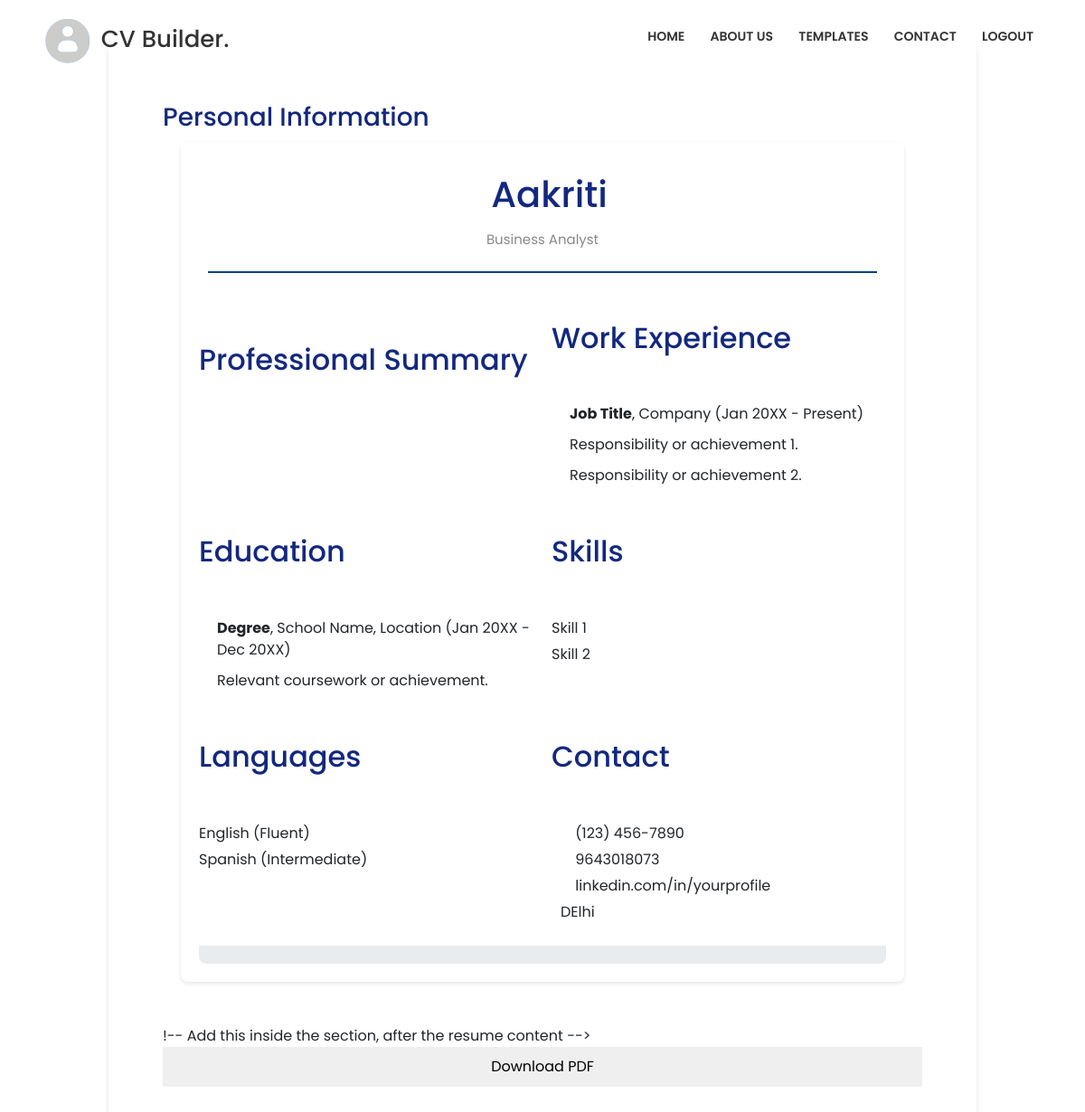
The page /chatgptBackend on the database as committed earlier.
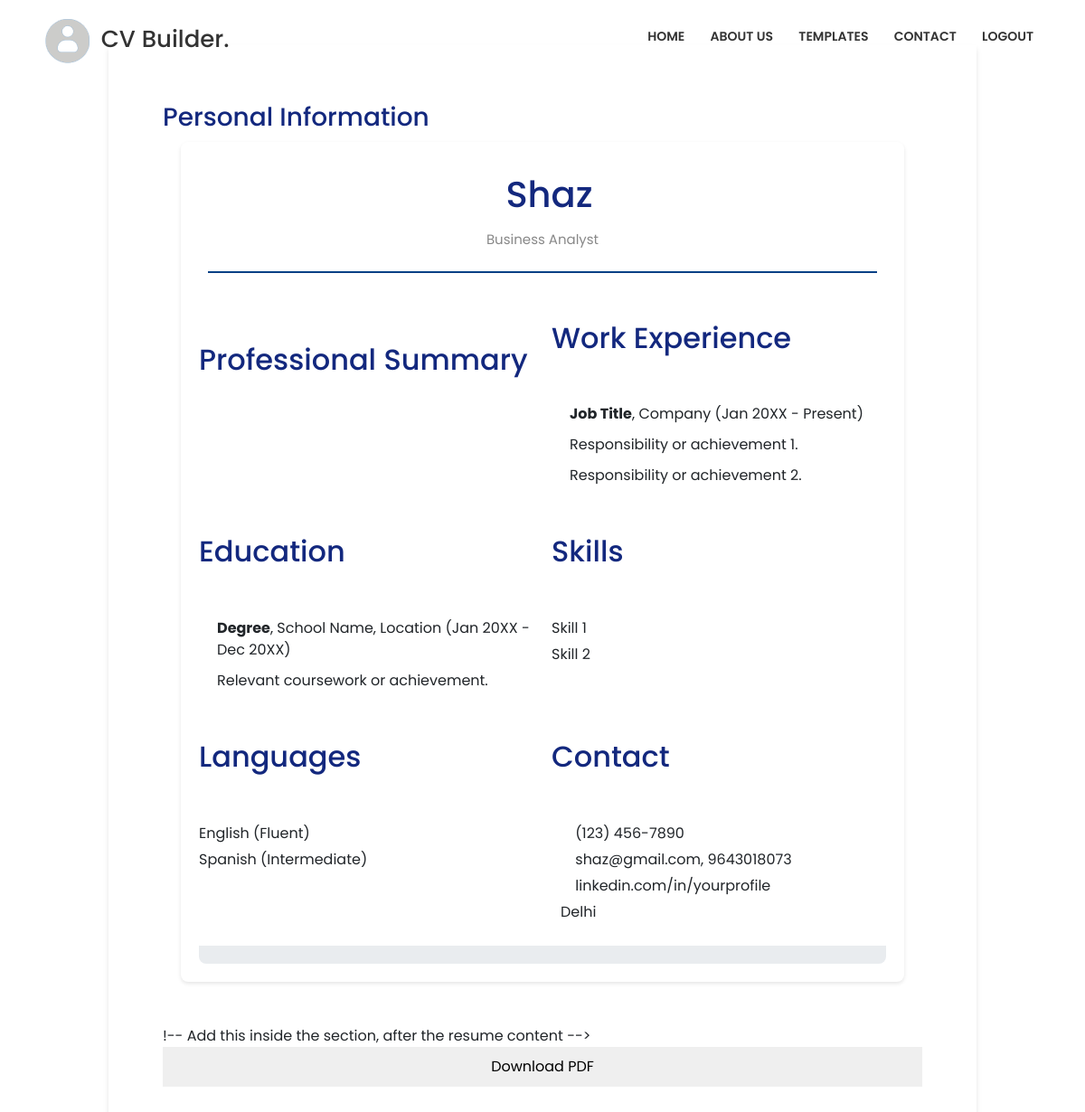
The same page on the database as committed later.
### webapp/models.py (models this page shows, shortened)
class PersonalInformationQuestionResponse(models.Model):
    question_1 = models.TextField()
    question_2 = models.TextField()
    question_3 = models.TextField()
    question_4 = models.TextField()
    question_5 = models.TextField()

### webapp/views.py (the view)
# urls.py: path('chatgptBackend', views.chatgptBackend, name='chatgptBackend'),
def chatgptBackend(request):
    system_message = {"role": "system", "content": "You are an intelligent assistant."}
    messages = [system_message]
    latest_response = PersonalInformationQuestionResponse.objects.last()
    work_experience_response= WorkExperienceQuestionResponse.objects.last()
    professional_experience_response = ProfessionalSummaryQuestionResponse.objects.last()
    technical_skills_response = TechnicalSkillsQuestionResponse.objects.last()
    education_response = EducationQuestionResponse.objects.last()
    prompt1 = "Give a professional summary for a Business Analyst profile in 4 sentences summarizing below content"
    prompt2 = f"Give a summary of {work_experience_response.question_10} and {work_experience_response.question_12}"
    prompt3 = f"List down in 6 bullet points picking from {technical_skills_response.question_15} and {technical_skills_response.question_16} and pick only 6 imp words from this , highlighting them as skills"
    prompt4 = f"can you pick up names of places of any college name , university name and major areas of study from {education_response.question_20} {education_response.question_21}"
    if latest_response:  # Replace with your condition
        question_1_data = latest_response.question_1
        question_2_data = latest_response.question_2
        messages.append({"role": "user", "content": prompt1})
        chat_response = openai.ChatCompletion.create(model="gpt-3.5-turbo", messages=messages)
        assistant_reply1 = chat_response.choices[0].message.content
        print(f"User Prompt 1: {prompt1}")
        print(f"ChatGPT Response 1: {assistant_reply1}\n")
    if work_experience_response:  # Replace with your condition
        work_experience_response_data_1 = work_experience_response.question_10
        messages.append({"role": "user", "content": prompt2})
        chat_response = openai.ChatCompletion.create(model="gpt-3.5-turbo", messages=messages)
        assistant_reply2 = chat_response.choices[0].message.content
        print(f"User Prompt 2: {prompt2}")
        print(f"ChatGPT Response 2: {assistant_reply2}\n")
    if technical_skills_response:  # Replace with your condition
        messages.append({"role": "user", "content": prompt2})
        chat_response = openai.ChatCompletion.create(model="gpt-3.5-turbo", messages=messages)
        assistant_reply3 = chat_response.choices[0].message.content
        print(f"User Prompt 3: {prompt3}")
        print(f"ChatGPT Response 3: {assistant_reply3}\n")
    if education_response:  # Replace with your condition
        messages.append({"role": "user", "content": prompt2})
        chat_response = openai.ChatCompletion.create(model="gpt-3.5-turbo", messages=messages)
        assistant_reply4 = chat_response.choices[0].message.content
        print(f"User Prompt 4: {prompt4}")
        print(f"ChatGPT Response 4: {assistant_reply4}\n")
    context = {'reply':assistant_reply1, 'latest_response':latest_response, 'question_1_data':question_1_data, 'work_experience_response':work_experience_response, 'assistant_reply2':assistant_reply2,
               'assistant_reply3':assistant_reply3, 'technical_skills_response':technical_skills_response,
               'education_response':education_response, 'assistant_reply4':assistant_reply4}
    return render(request, 'build_cv.html',context)

### webapp/templates/build_cv.html (shortened to what this page needs)
<!DOCTYPE html>
<html lang="zxx">
<head>
    <link rel="stylesheet" href="/static/css/style.css">
    <link rel="stylesheet" href="/static/css/responsive.css">
</head>
<body class="light-version">
    <header class="header-area">
        <div class="classy-nav-container dark breakpoint-off">
            <div class="container">
                <nav class="classy-navbar justify-content-between" id="dreamNav">
                    <a class="nav-brand" href="index-2.html"><img src="/static/img/core-img/logo.png" alt="logo"> CV Builder.</a>
                    <div class="classy-menu">
                        <div class="classynav">
                            <ul id="nav">
                                <li><a href="index.html">Home</a></li>
                                <li><a href="/about_us">About Us</a></li>
                                <li><a href="templates.html">Templates</a></li>
                                <li><a href="contact-us.html">Contact</a></li>
                                <li><a href="contact-us.html">Logout</a></li>
                            </ul>
                        </div>
                    </div>
                </nav>
            </div>
        </div>
    </header>
    <section class="welcome_area demo2 flex align-items-center">
        <div class="cv-builder-container" style="padding:5%; align:center;">
            <div>
                <h3>Personal Information</h3>
                <div class="cv-container">
                {% if latest_response %}
                  <div class="header-container text-center"style="text-align: center;">
                      <h1 style="text-align: center;padding-left:15px;">{{ question_1_data }}</h1>
                      <p>Business Analyst</p>
                  </div>
                  <div>
                      <h2 class="section-header mt-4">Professional Summary</h2>
                  </div>
                  {% else %}
                  <p>No data available.</p>
                  {% endif %}
                  <div>
                      <h2 class="section-header">Work Experience</h2>
                      <ul>
                          <li><strong>Job Title</strong>, Company (Jan 20XX - Present)</li>
                          <li>Responsibility or achievement 1.</li>
                          <li>Responsibility or achievement 2.</li>
                      </ul>
                  </div>
                  <div>
                      <h2 class="section-header">Education</h2>
                      <ul>
                          <li><strong>Degree</strong>, School Name, Location (Jan 20XX - Dec 20XX)</li>
                          <li>Relevant coursework or achievement.</li>
                      </ul>
                  </div>
                  <div>
                      <h2 class="section-header">Skills</h2>
                      <ul class="skills-section">
                          <li>Skill 1</li>
                          <li>Skill 2</li>
                      </ul>
                  </div>
                  <div>
                      <h2 class="section-header">Languages</h2>
                      <ul class="languages-section">
                          <li>English (Fluent)</li>
                          <li>Spanish (Intermediate)</li>
                      </ul>
                  </div>
                  <div>
                      <h2 class="section-header">Contact</h2>
                      <ul class="contact-info">
                          <li><i class="fas fa-phone"></i> (123) 456-7890</li>
                          <li><i class="fas fa-envelope"></i> {{ latest_response.question_2 }}</li>
                          <li><i class="fas fa-linkedin"></i> linkedin.com/in/yourprofile</li>
                          <li> {{ latest_response.question_5 }}</li>
                      </ul>
                  </div>
                  <div class="footer-container">
                  </div>
                </div>
              </div>
                <br><br>
                !-- Add this inside the <body> section, after the resume content -->
                  <button id="downloadPdfButton">Download PDF</button>
              </div>
          </section>
</body>
</html>

### webapp/templates/build_cv.html (style rules this page uses)
.cv-builder-container { background-color: white; width: 80%; margin: 50px auto; padding: 20px; box-shadow: 0px 4px 6px rgba(0, 0, 0, 0.1); }
button { color: black; padding: 10px 20px; border: none; cursor: pointer; width: 100%; }
.cv-container { max-width: 800px; margin: auto; background-color: #fff; padding: 20px; border-radius: 0.5rem; box-shadow: 0 2px 4px rgba(0, 0, 0, 0.1); display: grid; grid-template-columns: repeat(2, 1fr); grid-gap: 20px; }
.header-container { background-color: white; color: #004085; padding: 10px; border-radius: 0.5rem 0.5rem 0 0; grid-column: 1 / span 2; }
.header-container::after { content: ""; display: block; height: 2px; background-color: #004085; margin-top: 20px; }
.section-header { color: #004085; padding-top: 20px; }
ul { padding-left: 20px; }
ul li { margin-bottom: 10px; }
.contact-info, .skills-section, .languages-section { padding-left: 0; list-style-type: none; }
.contact-info li, .skills-section li, .languages-section li { margin-bottom: 5px; }
.contact-info li i, .skills-section li i, .languages-section li i { margin-right: 10px; width: 20px; text-align: center; }
.footer-container { text-align: center; padding: 10px 20px; background-color: #e9ecef; border-radius: 0 0 0.5rem 0.5rem; font-size: 0.85rem; grid-column: 1 / span 2; }

Rows that differ between the two databases and show on the page:
no longer on this page (row edited): PersonalInformationQuestionResponse: question_1 "Aakriti", question_2 "9643018073", question_5 "DElhi"
added PersonalInformationQuestionResponse: question_1 "Shaz", question_2 "shaz@gmail.com, 9643018073", question_5 "Delhi"
